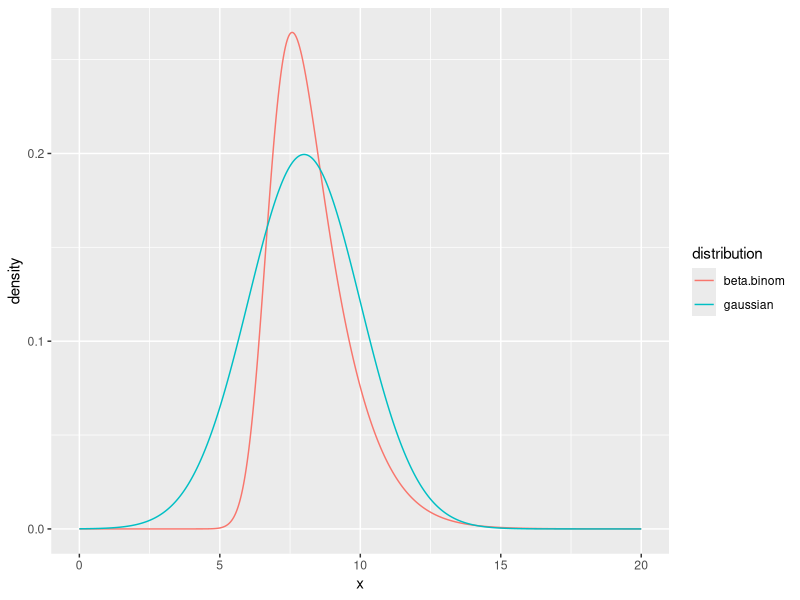
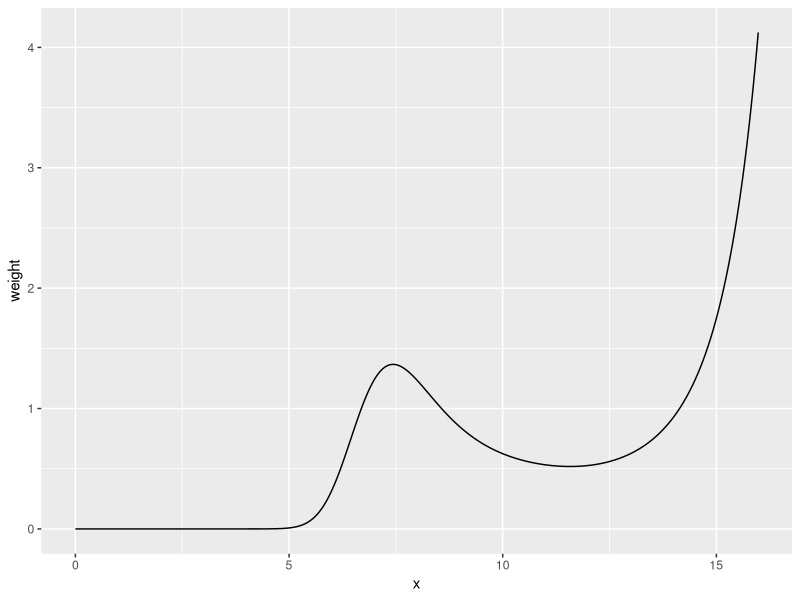

Generate these figures, in order, with R: (Note: this script raises an error after producing the figures.)

command.arguments <- commandArgs(trailingOnly = TRUE);
output.directory  <- command.arguments[1];
code.directory    <- command.arguments[2];

####################################################################################################
library(LearnBayes);
library(ggplot2);
library(scales);
#library(sn);

setwd(output.directory);

### AUXILIAR FUNCTIONS #############################################################################
beta.binom.conditional <- function(log.K = NULL, data = NULL) {

	theta1 <- -6.818793;
	eta    <- exp(theta1) / (1 + exp(theta1));

	K <- exp(log.K);

	y <- data[,1];
	n <- data[,2];
	N <- length(y);

	logf <- numeric(length = length(log.K));
	for (i in 1:length(log.K)) {
		logf[i] <- sum(
			   lbeta(K[i] * eta + y, K[i] * (1 - eta) + n - y)
			 - lbeta(K[i] * eta,     K[i] * (1 - eta))
			);
		}
	logf <- logf + log.K - 2 * log(1 + K);

	output.value <- exp(logf - max(logf));
	return(output.value);

	}

log.posterior.beta.binomial.tranformed <- function(parameters = NULL, data = NULL) {
        
        eta <- exp(parameters[1]) / (1 + exp(parameters[1]));
        K   <- exp(parameters[2]);

        y <- data[,1];
        n <- data[,2];

        N <- length(y);

        output.value <- lbeta(K * eta + y, K * (1 - eta) + n - y) - lbeta(K * eta, K * (1 - eta));
        output.value <- sum(output.value);
        output.value <- output.value - 2 * log(1 + K) - log(eta) - log(1 - eta);

        return(output.value);

        }

### SECTION 5.9 ####################################################################################
integrate.results <- integrate(
	f     = beta.binom.conditional,
	lower = 2,
	upper = 16,
	data  = cancermortality
	);
integrate.results;

### reproduction of Fig. 5.5, p.104
png("Fig5-05-A.png");
my.levels <- c('beta.binom','gaussian');
x.values <- 0 + (20-0) * seq(0,1,1e-3);
beta.binom.conditional.density <- beta.binom.conditional(
	log.K = x.values,
	data = cancermortality
	)/integrate.results[['value']];
gaussian.density <- dnorm(x = x.values, mean = 8, sd = 2);
DF.beta.binom.conditional <- data.frame(
	x            = x.values,
	density      = beta.binom.conditional.density,
	distribution = factor(rep('beta.binom',length(x.values)), levels=my.levels)
	);
DF.gaussian <- data.frame(
	x            = x.values,
	density      = gaussian.density,
	distribution = factor(rep('gaussian',length(x.values)), levels=my.levels)
	);
DF.temp <- rbind(DF.beta.binom.conditional,DF.gaussian);
qplot(data = DF.temp, x = x, y = density, colour = distribution, geom = "line");
dev.off();

png("Fig5-05-B.png");
DF.temp <- data.frame(
	x      = x.values,
	weight = beta.binom.conditional.density / gaussian.density
	);
qplot(data = DF.temp[x.values < 16,], x = x, y = weight, geom = "line");
dev.off();

png("Fig5-05-C.png");
my.levels <- c('beta.binom','T(8,2,2)');
x.values <- 3 + (16-3) * seq(0,1,1e-3);
scaled.t2.density <- sn::dst(x = x.values, location = 8, scale = 2, df = 2);
DF.beta.binom.conditional <- data.frame(
	x            = x.values,
	density      = beta.binom.conditional.density,
	distribution = factor(rep('beta.binom',length(x.values)), levels=my.levels)
	);
DF.t2 <- data.frame(
	x            = x.values,
	density      = scaled.t2.density,
	distribution = factor(rep('T(8,2,2)',length(x.values)), levels=my.levels)
	);
DF.temp <- rbind(DF.beta.binom.conditional,DF.t2);
qplot(data = DF.temp, x = x, y = density, colour = distribution, geom = "line");
dev.off();

png("Fig5-05-D.png");
DF.temp <- data.frame(
	x      = x.values,
	weight = beta.binom.conditional.density / scaled.t2.density
	);
qplot(data = DF.temp[x.values < 16,], x = x, y = weight, geom = "line");
dev.off();

### perform importance sampling
fit <- laplace(log.posterior.beta.binomial.tranformed, c(-6,7), cancermortality);
fit;

importance.sampling.results <- impsampling(
	logf = log.posterior.beta.binomial.tranformed,
	tpar = tpar.list <- list(m = fit$mode, var = 2 * fit$var, df = 4),
	h    = function(x) {return(x[2]);},
	n    = 1e+4,
	data = cancermortality
	);
str(importance.sampling.results);
summary(importance.sampling.results[['wt']]);

png("histogram-importance-sampling-weights.png");
qplot(x = importance.sampling.results[['wt']], geom = 'histogram', binwidth = 0.01);
dev.off();
